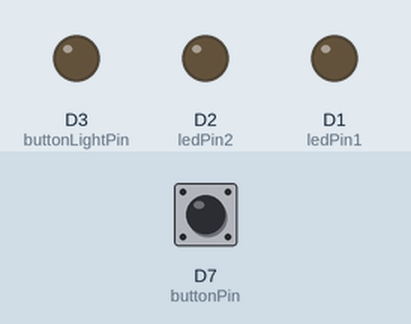
This program was run on a simulated ESP8266 (NodeMCU). Shown: output pins drawn as LEDs (lit = HIGH). The test bench sets the inputs (shaded band); at power-on: D7 (buttonPin) LOW. WiFi joins after 1.5 s; servers stay silent unless stated; what the program prints to the serial monitor is not drawn.

Above: at 2.7 s.
2.8 s: D7 (buttonPin) pulled HIGH for 0.15 s
Timing chart, 0 to 5.8 s (numbered marks = the images above; inputs shaded):
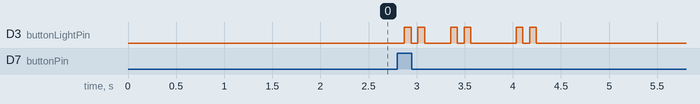

The program:

main.cpp
```cpp
#include <ESP8266WiFi.h>
#include <ESP8266HTTPClient.h>

//SHA1 finger print of certificate – use web browser to view and copy
const char* fingerpr = "6E 16 48 FC FA 80 B6 83 3F 1F AD C1 9F FB CD F5 E9 33 38 70";

const char* ssid = "Wavey Davey"; // Home wifi!!!
const char* password = "HDAKD7YC"; // password

const char* getURL = "https://thefinds.co.uk/dev/room/index.php";

int ledPin1 = D1; int ledPin2 = D2;
int l1 = 1; int l2 = 1;

int buttonPin     = D7;
int buttonPressed = false;
int buttonLightIncrement = 2; // amount the breathing light increments by
int buttonTimer   = millis(); // for the longpress functionality
int buttonLightPin = D3;
float buttonLightCounter = 0;
int buttonLightPhase = 0;

String roomState = "";
unsigned long loopTimer     = millis();
unsigned long loopTimerLen  = (unsigned long)300000;

WiFiServer server(80);

//____________________________________________________________________________________________________________________

void setup() {
  Serial.begin(9600); delay(10);
  pinMode(ledPin1, OUTPUT); digitalWrite(ledPin1, LOW); // light off at start
  pinMode(ledPin2, OUTPUT); digitalWrite(ledPin2, LOW);
  pinMode(buttonPin, INPUT);

  // Connect to WiFi network
  Serial.println(); Serial.println(); Serial.print("Connecting to "); Serial.println(ssid);  WiFi.begin(ssid, password);
  // give update during connection
  while (WiFi.status() != WL_CONNECTED) {
    delay(500);
    Serial.print(".");
  }

  Serial.println(""); Serial.println("WiFi connected");

  // Start the server
  server.begin();

  // print to serial
  Serial.println("Server started"); Serial.print("Use this URL to connect: "); Serial.print("http://"); Serial.print(WiFi.localIP()); Serial.println("/");
}
//____________________________________________________________________________________________________________________
void check_room2(){


}

void check_room(){
  Serial.println("checking room");
  if (WiFi.status() == WL_CONNECTED) {        // Check WiFi connection status
      Serial.print("sending get");

      WiFiClientSecure client;
      client.setInsecure(); //the magic line, use with caution, switches off ssl
      client.connect(getURL, 80);

      HTTPClient http;                        // Declare an object of class HTTPClient
      http.begin(client, getURL);                     // Specify request destination
      int httpCode = http.GET();              // Send the request

      if (httpCode > 0) {                     // Check the returning code
        String payload = http.getString();    // Get the request response payload
        roomState = payload;
        if (roomState == "busy" || roomState == "becoming free" ){
          Serial.println("roomState:"+roomState);
          l1 = 1; l2 = 0;
          digitalWrite(ledPin1, HIGH); digitalWrite(ledPin2, LOW);
        }else if (roomState == "free" || roomState == "becoming busy" ){
          Serial.println("roomState:"+roomState);
          l1 = 0; l2 = 1;
          digitalWrite(ledPin1, LOW); digitalWrite(ledPin2, HIGH);
        }else if (roomState == "off" ){
          Serial.println("roomState:"+roomState);
          l1 = 0; l2 = 0;
          digitalWrite(ledPin1, LOW); digitalWrite(ledPin2, LOW);
        }else{ // error - nothing came back from the server
          Serial.print("PROBLEM:");Serial.print(payload);Serial.println("."); // Print the response payload
          l1 = 0; l2 = 0;
          digitalWrite(ledPin1, LOW); digitalWrite(ledPin2, LOW);
        }
      }else{
        Serial.println("http failed: "+httpCode);
      }
      http.end(); // Close connection
      Serial.println("http end"+httpCode);
  }else{
    Serial.println("no wifi");
  }
}
//____________________________________________________________________________________________________________________

void flash(){
  analogWrite(buttonLightPin, 0);
  delay(70);
  analogWrite(buttonLightPin, 255);
  delay(70);
  analogWrite(buttonLightPin, 0);
  delay(70);
  analogWrite(buttonLightPin, 255);
  delay(70);
  analogWrite(buttonLightPin, 0);
  }

void button_press(){
  flash();
  Serial.println("pressed function");
  if (WiFi.status() == WL_CONNECTED) {        //Check WiFi connection status
      Serial.print("sending get request.");
      WiFiClient client;
      HTTPClient http;                        //Declare an object of class HTTPClient
      //Specify request destination
      http.begin(client, "http://18.188.146.164:3000/book");

      int httpCode = http.GET();              //Send the request
      if (httpCode > 0) {                     //Check the returning code
        String payload = http.getString();    //Get the request response payload
        Serial.println(payload);              //Print the response payload //**** do something here with the confirmation?
      }
      http.end();  //Close connection
      flash();
      check_room(); // check room asap so the lights can update
      flash();
  }
}


//____________________________________________________________________________________________________________________

void animateButton(){
 if (roomState == "free" || roomState == "becoming free" ){
      if (buttonLightCounter>255){buttonLightPhase = 0;}
      if (buttonLightCounter<1){buttonLightPhase = 1;}
      if (buttonLightPhase){buttonLightCounter+=buttonLightIncrement;}
      if (!buttonLightPhase){buttonLightCounter-=buttonLightIncrement;}
    }else{
      buttonLightCounter = 0;
    }
    analogWrite(buttonLightPin, buttonLightCounter);
}

//____________________________________________________________________________________________________________________

void loop() {
  delay(10);

  // Button pressed, calls function once //.......................
  if (digitalRead(buttonPin)){
    if (buttonPressed != true){
      button_press(); // call the buttom press funtion
      buttonPressed = true; // set the flag
      buttonTimer = millis(); // start timer for longpress
    } else {
      // Check for a long press //.................................
       Serial.print("-");
       if (millis()-buttonTimer > 5000){
          Serial.println("reset");
          //resetFunc();  //call a reset
          ESP.restart();
       }
    }
  }else{
    buttonPressed = false;
  }//...............................................................

  if (WiFi.status() == WL_CONNECTED) {    // poll the server fo info on the status of the meeting room if there is wifi connection

    if (millis()-loopTimer > loopTimerLen){
      Serial.println("looping");
      loopTimer = millis();
      check_room();
    }

    animateButton();      // breathe the button when wifi is connected ... and room is free or becoming free .................................................

  }else{
    // restart WIFI ?
  }
}
```
